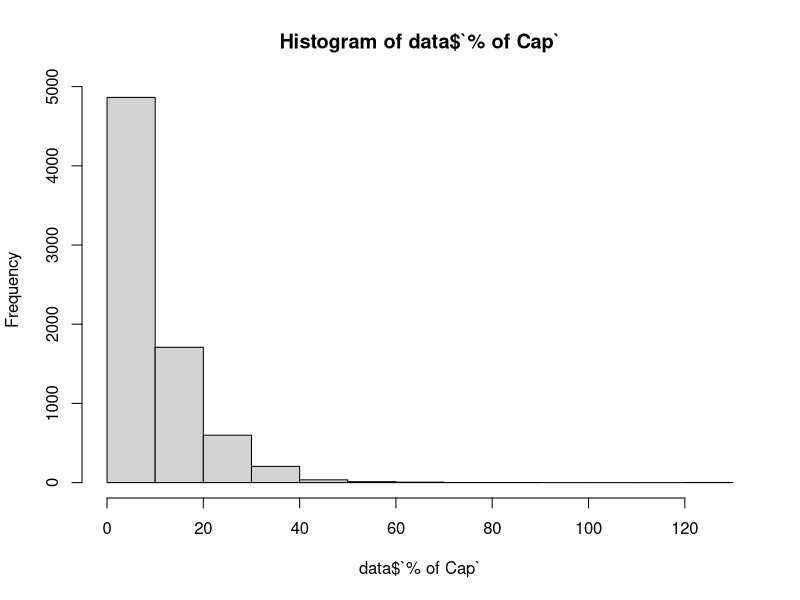
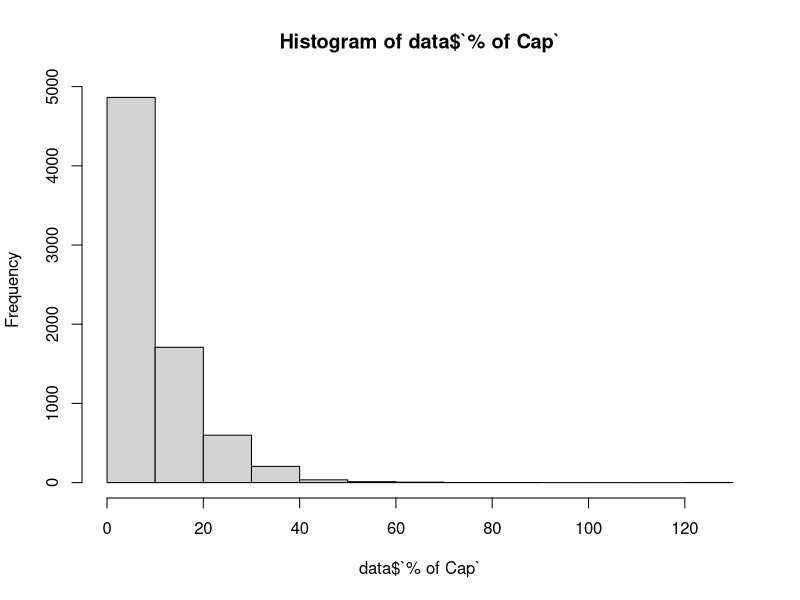
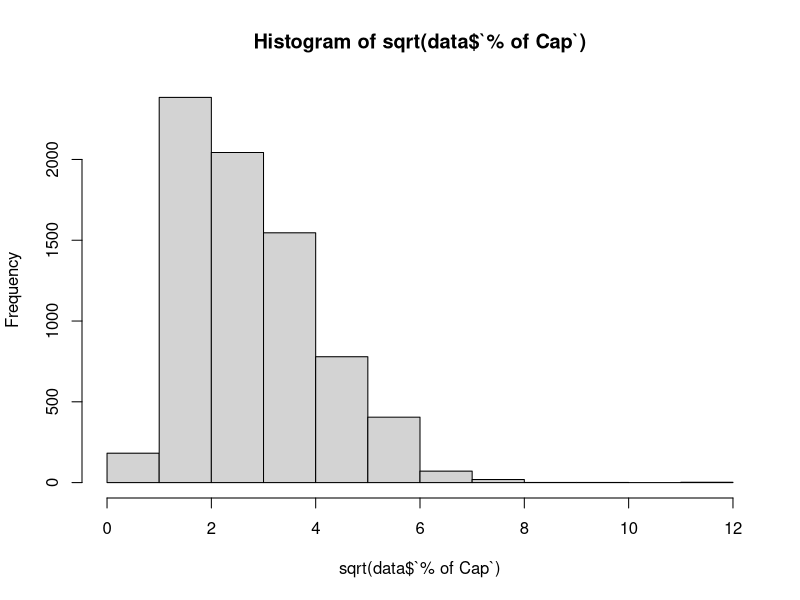
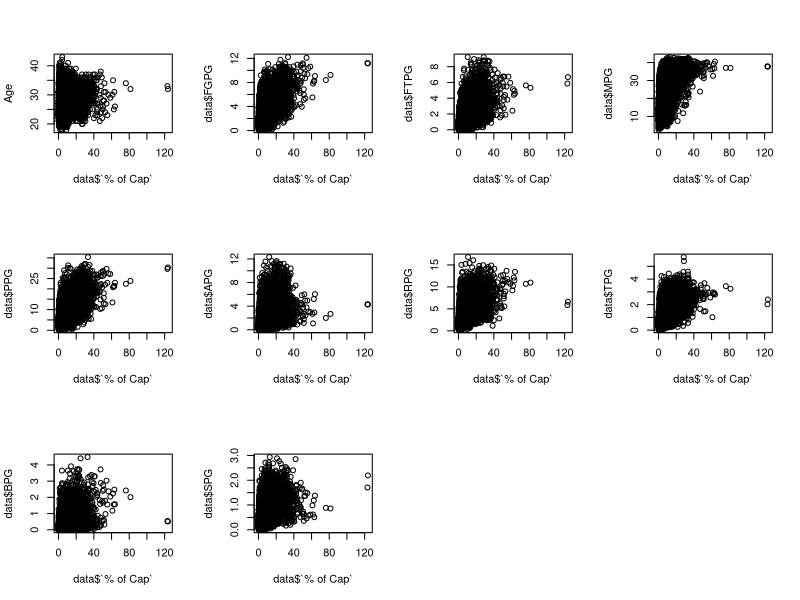
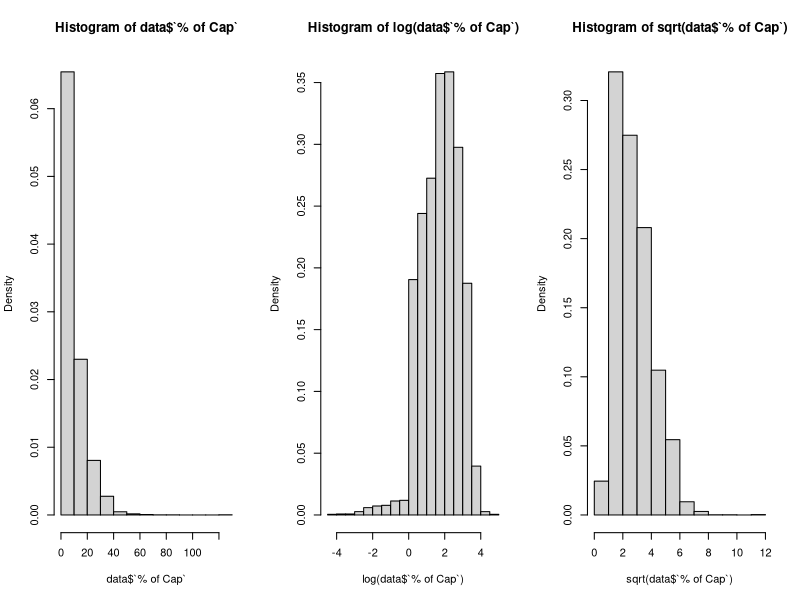
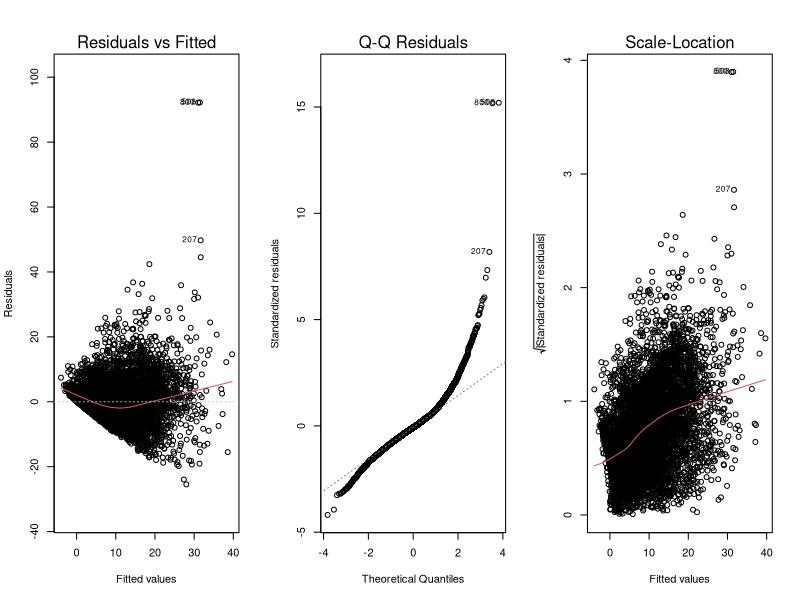
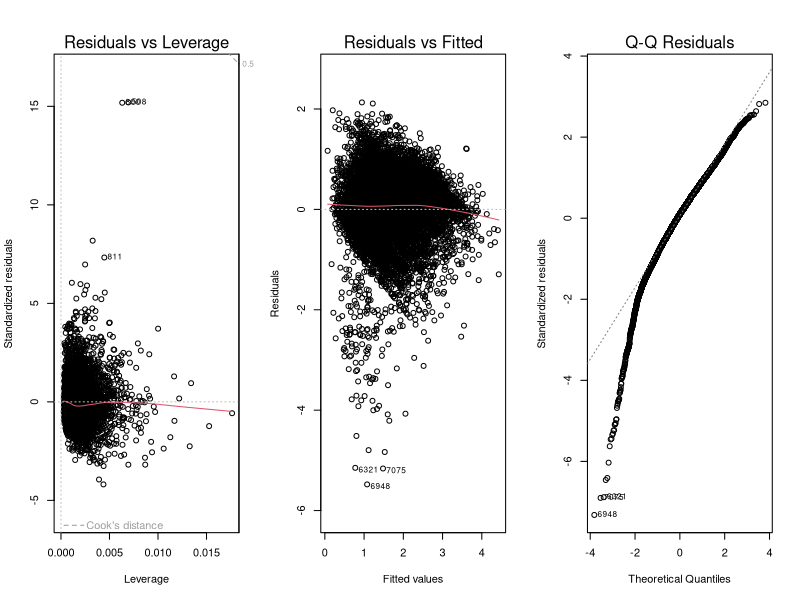
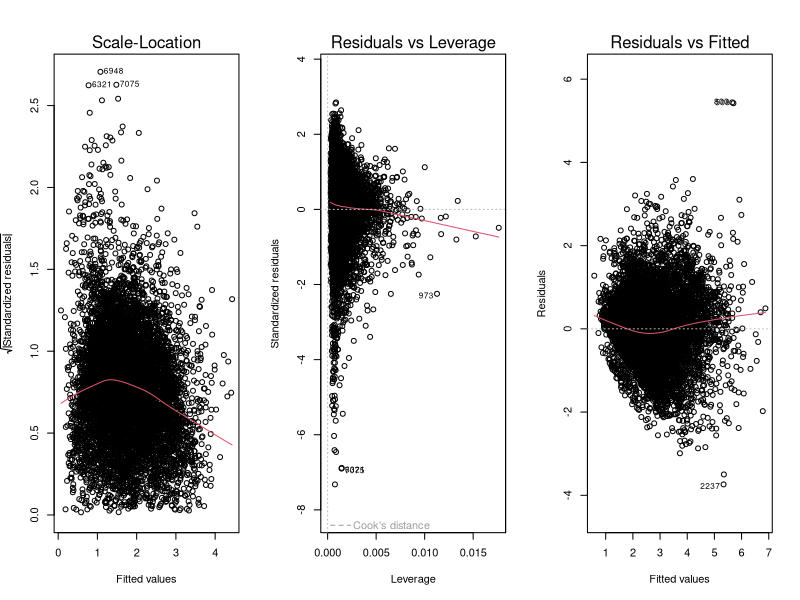

Write R code to recreate these figures, in order.
## ---- chunk 1
knitr::opts_chunk$set(echo = TRUE)
## ---- chunk 2
library("readxl")
data <- read_excel("data.xlsx")
data
## ---- chunk 3
set.seed(1234)
shuffle = sample.int(nrow(data))
data$split = cut(shuffle, breaks=5, labels=c("1", "2", "3", "4", "test"))
train = subset(data, split != "test", select = -split)
test = subset(data, split == "test", select = -split)
data = subset(data, select = -split)
## ---- chunk 4
hist(data$`% of Cap`)
hist(data$`% of Cap`)
hist(sqrt(data$`% of Cap`))
## ---- chunk 5
par(mfrow=c(3, 4))
plot(data$`% of Cap`, data$Age, ylab="Age")
plot(data$`% of Cap`, data$FGPG)
plot(data$`% of Cap`, data$FTPG)
plot(data$`% of Cap`, data$MPG)
plot(data$`% of Cap`, data$PPG)
plot(data$`% of Cap`, data$APG)
plot(data$`% of Cap`, data$RPG)
plot(data$`% of Cap`, data$TPG)
plot(data$`% of Cap`, data$BPG)
plot(data$`% of Cap`, data$SPG)
## ---- chunk 6
par(mfrow=c(1,3))
hist(data$`% of Cap`,freq = F)
hist(log(data$`% of Cap`),freq = F)
hist(sqrt(data$`% of Cap`),freq = F)
## ---- chunk 7
model1 = lm(`% of Cap`~Age+FGPG+FTPG+MPG+PPG+APG+RPG+TPG+BPG+SPG, data = data)
summary(model1)
plot(model1)
## ---- chunk 8
model2 = lm(log(`% of Cap`)~ Age+FGPG+FTPG+MPG+PPG+APG+RPG+TPG+BPG+SPG, data = data)
summary(model2)
plot(model2)
## ---- chunk 9
model3 = lm(sqrt(`% of Cap`)~Age+FGPG+FTPG+MPG+PPG+APG+RPG+TPG+BPG+SPG, data = data)
summary(model3)
plot(model3)
